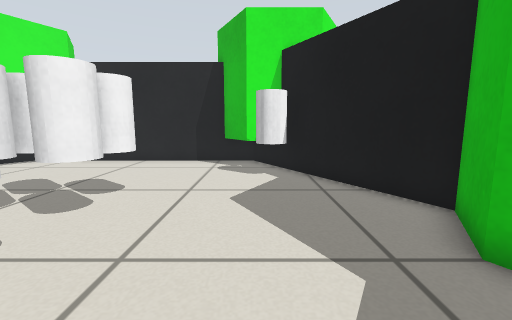
[1] (above)

12 first-person views from a walk through a world built for the Gazebo simulator. The camera is 0.49 m above the floor, tilts 8° down and sees 90° across. The floor is counted in squares, 0.25 m on a side. Each view is taken from the middle of a square. On the plan, view 1 faces up. The plan holds only what a view shows up to about 15 squares ahead; the rest is blank. The place goes on beyond the plan.

[2]
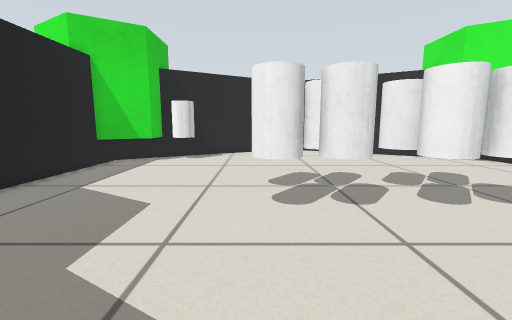

[3]
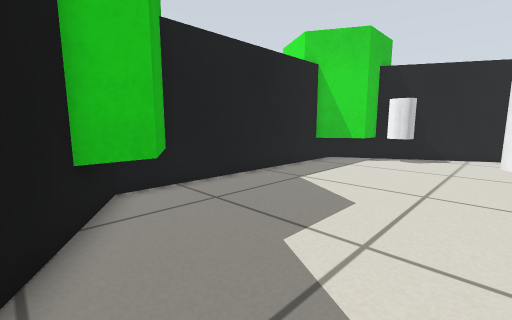

[4]
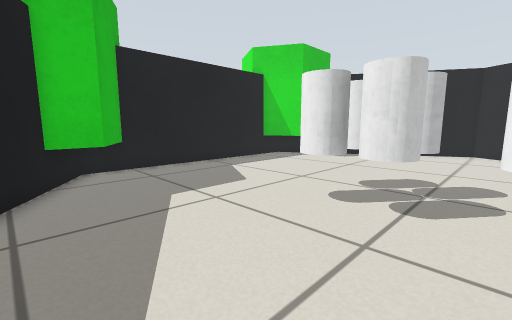

[5]
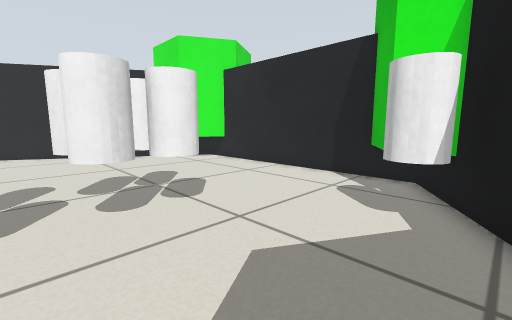

[6]
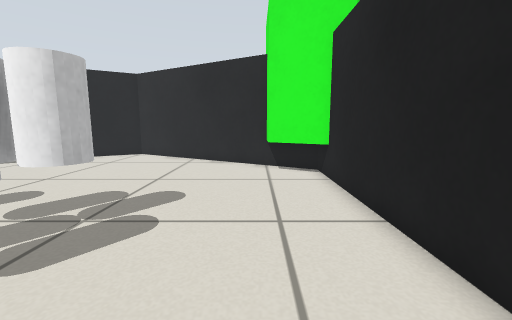

[7]
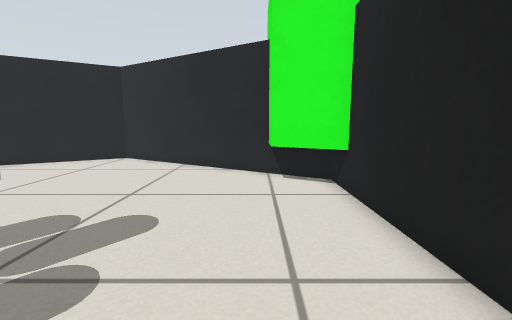

[8]
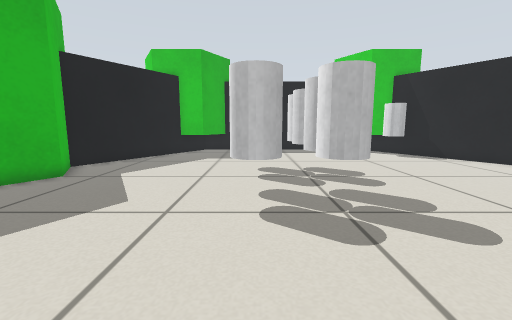

[9]
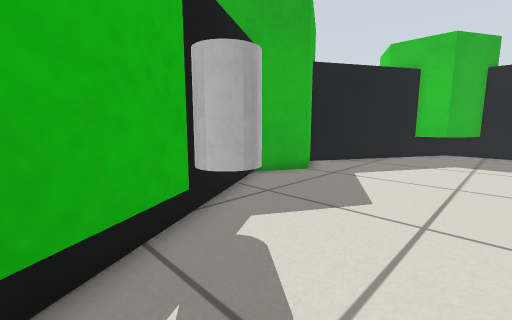

[10]
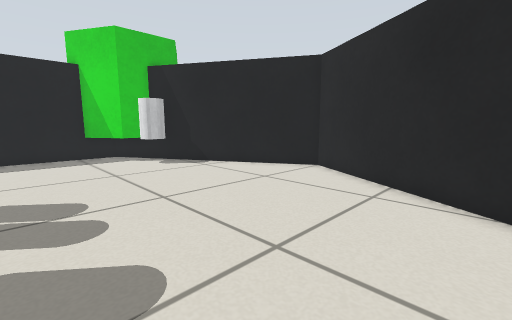

[11]
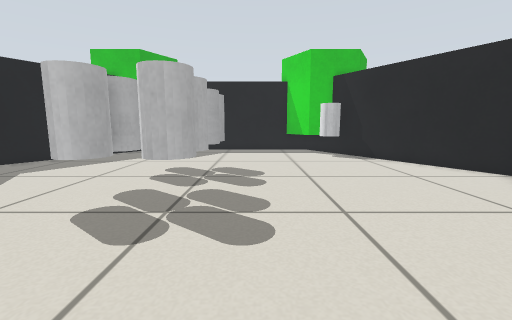

[12]
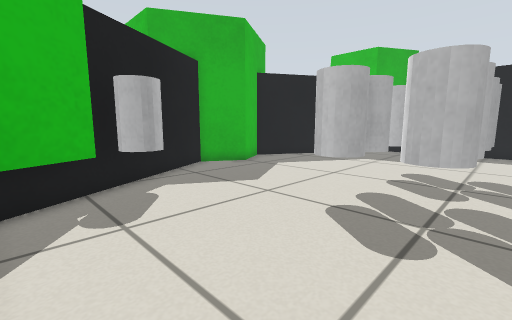

### Floor plan
Points are (right, up) in squares from view 1. A wall is a line through its corners. A room is listed if a view was taken in it or the views show most of it. See-through windows are left out.
Room 1 (views 1, 2, 3, 4, 5, 6, 7, 8, 9, 10, 11, 12)
walls: (1.1, 11.5) (-0.4, 11.5) (-1.7, 13.7); (-10.3, 13.7) (-11.6, 11.5) (-13.1, 11.5); (-13.1, -4.5) (-11.6, -4.5) (-10.3, -6.7); (-1.7, -6.7) (-0.4, -4.5) (1.1, -4.5); (-17.6, 3.2) (-11.9, -6.6) (-0.1, -6.6) (4.5, 1.4) (3.3, 3.5) (4.5, 5.6) (-0.1, 13.7) (-11.9, 13.7) (-17.5, 3.8)
objects: white cylinder (-13, -4) to (-12, -3); white cylinder (-6, 1) to (-6, 2); white cylinder (-6, 3) to (-6, 4); white cylinder (-6, 5) to (-6, 6); white cylinder (-6, 7) to (-6, 8); white cylinder (-4, 1) to (-4, 2); white cylinder (-4, 3) to (-4, 4); white cylinder (-4, 5) to (-4, 6); white cylinder (-4, 7) to (-4, 8); white cylinder (0, 10) to (1, 11)

Where each view was taken, in squares from view 1:
view 1: 0 up, 0 right, facing up
view 2: 1 up, 2 right, facing left
view 3: 1 up, 2 right, facing down-left
view 4: 5 up, 2 right, facing down-left
view 5: 4 up, 2 right, facing up-left
view 6: 11 up, 1 left, facing left
view 7: 11 up, 3 left, facing left
view 8: 13 up, 4 left, facing down
view 9: 13 up, 3 left, facing down-right
view 10: 10 up, 7 left, facing down-left
view 11: 13 up, 8 left, facing down
view 12: 13 up, 7 left, facing down-right
